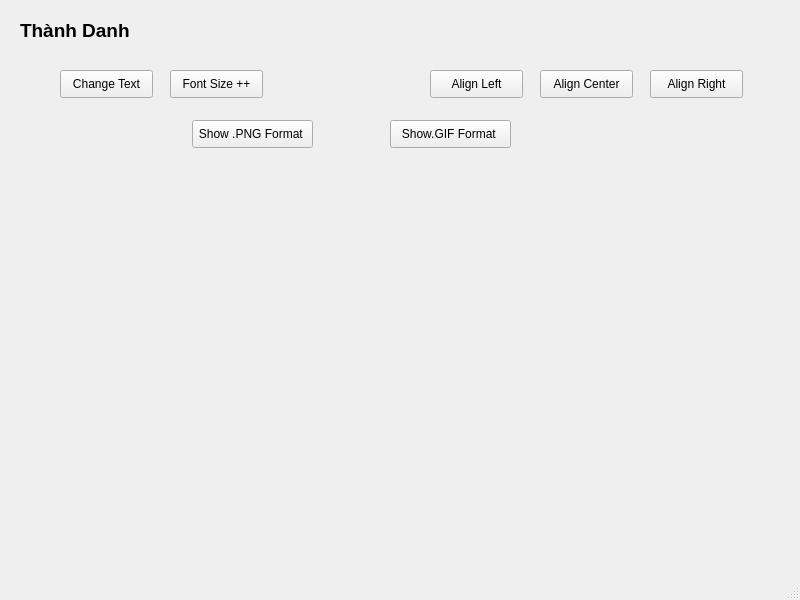
<?xml version="1.0" encoding="UTF-8"?>
<ui version="4.0">
 <class>MainWindow</class>
 <widget class="QMainWindow" name="MainWindow">
  <property name="geometry">
   <rect>
    <x>0</x>
    <y>0</y>
    <width>800</width>
    <height>600</height>
   </rect>
  </property>
  <property name="windowTitle">
   <string>MainWindow</string>
  </property>
  <widget class="QWidget" name="centralwidget">
   <widget class="QLabel" name="Titlelabel">
    <property name="geometry">
     <rect>
      <x>20</x>
      <y>0</y>
      <width>771</width>
      <height>61</height>
     </rect>
    </property>
    <property name="text">
     <string>&lt;html&gt;&lt;head/&gt;&lt;body&gt;&lt;p&gt;&lt;span style=&quot; font-size:14pt; font-weight:600;&quot;&gt;Thành Danh&lt;/span&gt;&lt;span style=&quot; font-weight:600;&quot;/&gt;&lt;/p&gt;&lt;/body&gt;&lt;/html&gt;</string>
    </property>
   </widget>
   <widget class="QPushButton" name="pushButton_png">
    <property name="geometry">
     <rect>
      <x>192</x>
      <y>120</y>
      <width>121</width>
      <height>28</height>
     </rect>
    </property>
    <property name="text">
     <string>Show .PNG Format </string>
    </property>
   </widget>
   <widget class="QPushButton" name="pushButton_if">
    <property name="geometry">
     <rect>
      <x>390</x>
      <y>120</y>
      <width>121</width>
      <height>28</height>
     </rect>
    </property>
    <property name="text">
     <string>Show.GIF Format </string>
    </property>
   </widget>
   <widget class="QPushButton" name="pushButton_center">
    <property name="geometry">
     <rect>
      <x>540</x>
      <y>70</y>
      <width>93</width>
      <height>28</height>
     </rect>
    </property>
    <property name="text">
     <string>Align Center</string>
    </property>
   </widget>
   <widget class="QPushButton" name="pushButton_change">
    <property name="geometry">
     <rect>
      <x>60</x>
      <y>70</y>
      <width>93</width>
      <height>28</height>
     </rect>
    </property>
    <property name="text">
     <string>Change Text</string>
    </property>
   </widget>
   <widget class="QPushButton" name="pushButton_font">
    <property name="geometry">
     <rect>
      <x>170</x>
      <y>70</y>
      <width>93</width>
      <height>28</height>
     </rect>
    </property>
    <property name="text">
     <string>Font Size ++</string>
    </property>
   </widget>
   <widget class="QPushButton" name="pushButton_right">
    <property name="geometry">
     <rect>
      <x>650</x>
      <y>70</y>
      <width>93</width>
      <height>28</height>
     </rect>
    </property>
    <property name="text">
     <string>Align Right</string>
    </property>
   </widget>
   <widget class="QPushButton" name="pushButton_left">
    <property name="geometry">
     <rect>
      <x>430</x>
      <y>70</y>
      <width>93</width>
      <height>28</height>
     </rect>
    </property>
    <property name="text">
     <string>Align Left</string>
    </property>
   </widget>
   <widget class="QLabel" name="label_image">
    <property name="geometry">
     <rect>
      <x>190</x>
      <y>150</y>
      <width>391</width>
      <height>401</height>
     </rect>
    </property>
    <property name="text">
     <string/>
    </property>
    <property name="pixmap">
     <pixmap>images/image1.jpg</pixmap>
    </property>
    <property name="scaledContents">
     <bool>true</bool>
    </property>
   </widget>
  </widget>
  <widget class="QMenuBar" name="menubar">
   <property name="geometry">
    <rect>
     <x>0</x>
     <y>0</y>
     <width>800</width>
     <height>26</height>
    </rect>
   </property>
  </widget>
  <widget class="QStatusBar" name="statusbar"/>
 </widget>
 <resources/>
 <connections/>
</ui>
